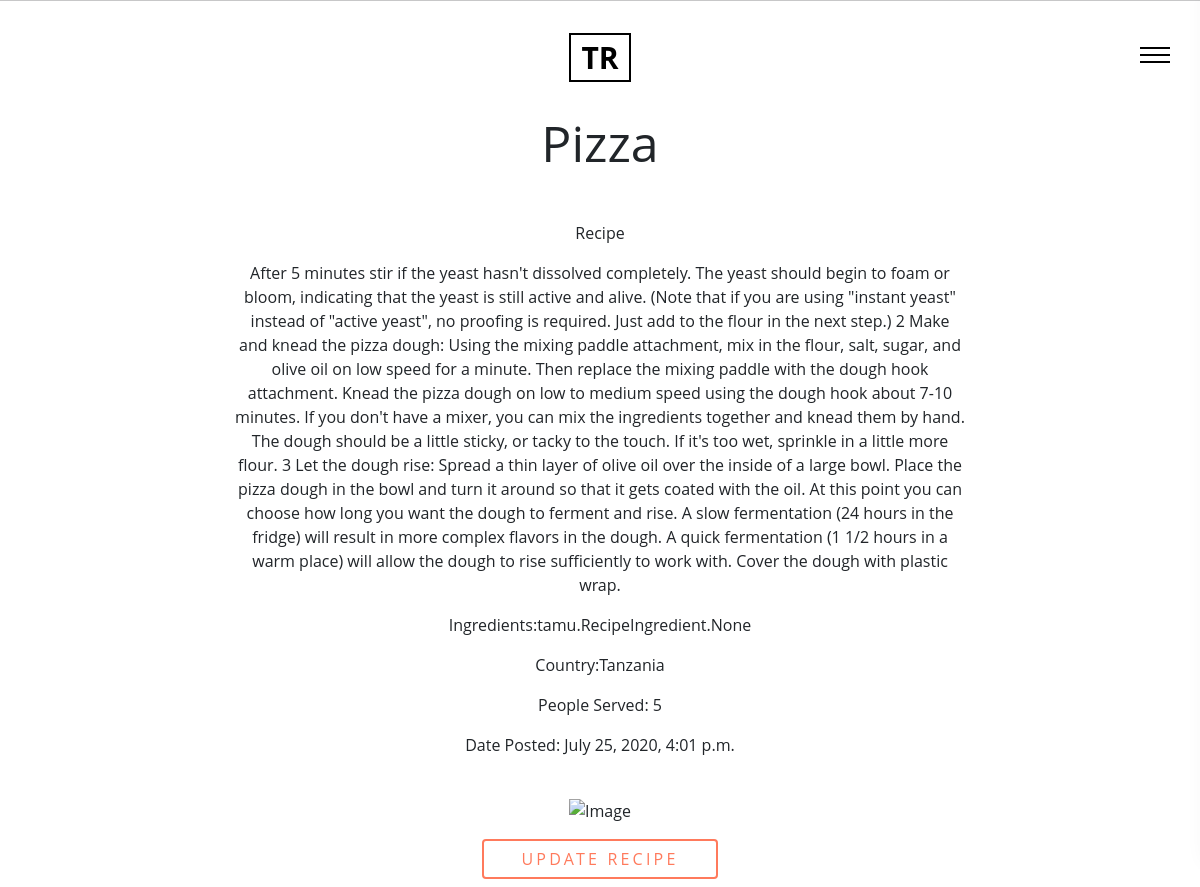
The app's page /recipe/1 (signed in) with its own data.
### tamu/models.py (models this page shows, shortened)
class Recipe(models.Model):
    user = models.ForeignKey(Profile, on_delete=models.CASCADE, null=True, blank=True)
    name = models.CharField(max_length=70)
    ingredient = models.ManyToManyField(RecipeIngredient)
    recipe = models.TextField()
    people_served = models.CharField(max_length=30)
    country = models.ForeignKey(Country, on_delete=models.CASCADE)
    image = CloudinaryField('image')
    posted = models.DateTimeField(auto_now_add=True, null=True, blank=True)

class Country(models.Model):
    place = models.CharField(max_length=50)
    def __str__(self):
        return self.place

### tamu/views.py (the view)
# urls.py: re_path(r'^recipe/(\d+)',views.single,name='recipe'),
@login_required
def single(request, recipe_id):
    recipe = Recipe.objects.get(pk=recipe_id)
    current_user = request.user
    return render(request,'single.html',{"recipe":recipe})

### tamu/templates/single.html
{% extends 'base.html' %}
{% block content %}
<div class="section pb-3 bg-white" id="section-about" data-aos="fade-up">
  <div class="container">
    <div class="row align-items-center justify-content-center">
      <div class="col-md-12 col-lg-8 section-heading">
        <h2 class="heading mb-5 text-center">{{recipe.name}}</h2>
        <div class="text-center">
          <p>Recipe</p>
          <p>{{recipe.recipe}}</p>
          <p>Ingredients:{{recipe.ingredient}}</p>
          <p>Country:{{recipe.country}}</p>
          <p>People Served: {{recipe.people_served}}</p>
          <p>Date Posted: {{recipe.posted}}</p>
        </div>
      </div>
    </div>
  </div>
</div>
<div class="section bg-white pt-2 pb-2 text-center" data-aos="fade">
  <p><img src="{{recipe.image.url}}" width="400px" height="400px" alt="Image" class="img-fluid"></p>
  <div class="container">
    <a href="{% url 'update_recipe' %}">
    <input class="btn btn-primary btn-outline-primary" value="Update Recipe">
    </a>
  </div>
</div>
{% endblock %}

### records on screen
Recipe: name "Pizza", recipe "After 5 minutes stir if the yeast hasn't dissolved completely. The yeast should begin to foam or bloom, indicating that the yeast is still active and alive. (Note that if you are using \"instant yeast\" instead of \"active yeast\", no proofing is required. Just add to the flour in the next step.) 2 Make and knead the pizza dough: Using the mixing paddle attachment, mix in the flour, salt, sugar, and olive oil on low speed for a minute. Then replace the mixing paddle with the dough hook attachment. Knead the pizza dough on low to medium speed using the dough hook about 7-10 minutes. If you don't have a mixer, you can mix the ingredients together and knead them by hand. The dough should be a…", ingredient "tamu.RecipeIngredient.None", country "Tanzania", people_served "5", posted "July 25, 2020, 4:01 p.m."
